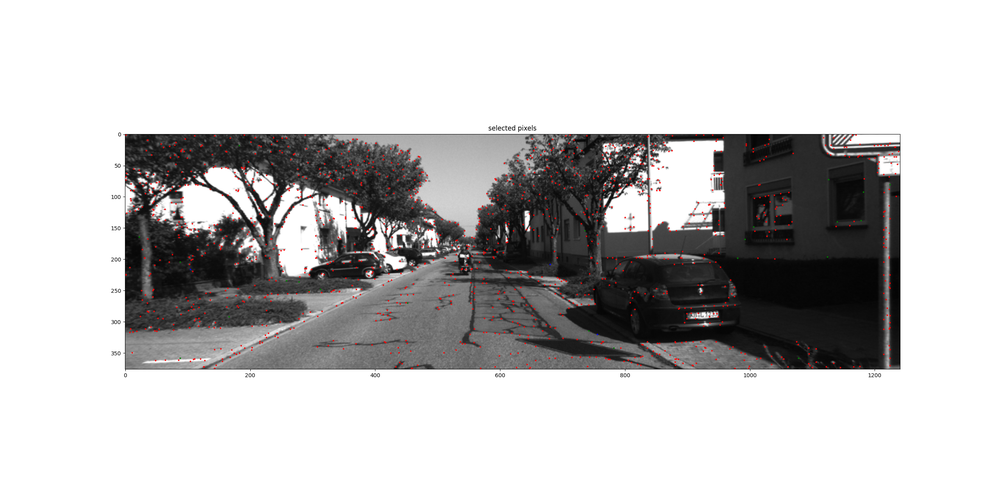
#> input picture test_images/kitty_pixel_selector.png, 1000 x 498 px, shrunk from 2560 x 1274 before the run
$ python test_exposure_effect.py ../test_images/kitty_pixel_selector.png ../test_images/pixel_in_or_not_in.png
#> lines starting #> are read from the running program, lines starting #| are printed output that depends on the picture
import cv2
import argparse
import numpy as np

def adjust_image_intensity(image, delta):
    return (image / delta).clip(0, 255).astype('uint8')

def main(image1_path, image2_path):
#> called with image1_path = '../test_images/kitty_pixel_selector.png', image2_path = '../test_images/pixel_in_or_not_in.png'
    image1_original = cv2.imread(image1_path)
#> image1_original is the input picture: shape (498, 1000, 3); mean B, G, R 192.6, 192.6, 193.9
    image2 = cv2.imread(image2_path)
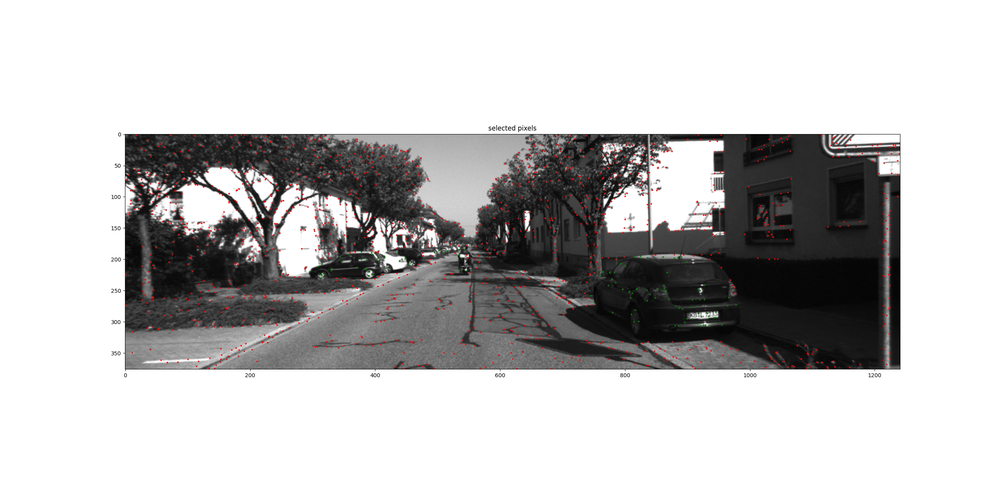
#> input picture test_images/pixel_in_or_not_in.png, 1000 x 498 px, shrunk from 2560 x 1274 before the run
#> image2 is the input picture: shape (498, 1000, 3); mean B, G, R 192.8, 192.8, 194

    delta = 1.0
    while True:
        image1_modified = adjust_image_intensity(image1_original, delta)

        # 이미지를 수직으로 쌓기
        stacked_images = np.hstack((image1_original, image1_modified, image2))
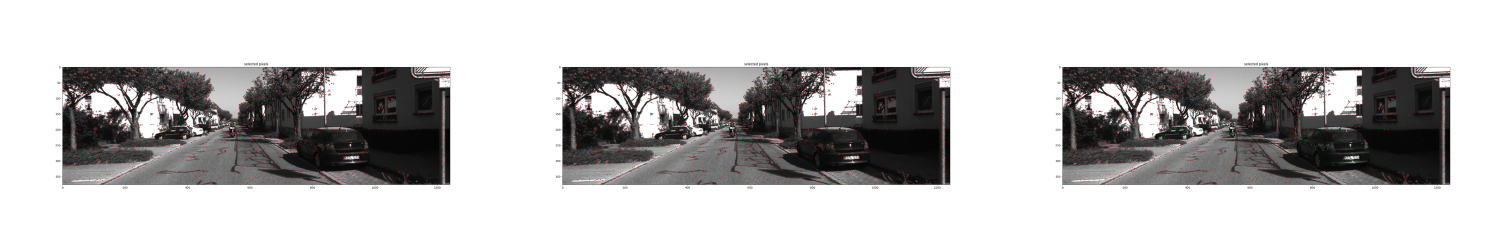
#> stacked_images: shape (498, 3000, 3) (shown at 1/2 size); mean B, G, R 192.7, 192.7, 193.9

        cv2.imshow('Images', stacked_images)

        key = cv2.waitKey(0)
#> (key q is pressed here)

        if key == ord('q'):
            break
        elif key == ord('w'):  # UP arrow
            delta += 0.3
            print(f"delta: {delta}")
        elif key == ord('x'):  # DOWN arrow
            delta -= 0.3
            print(f"delta: {delta}")


    cv2.destroyAllWindows()

if __name__ == "__main__":
    parser = argparse.ArgumentParser(description='Adjust image intensity using arrow keys.')
    parser.add_argument('image1', type=str, help='Path to the first image.')
    parser.add_argument('image2', type=str, help='Path to the second image for comparison.')

    args = parser.parse_args()

    main(args.image1, args.image2)
